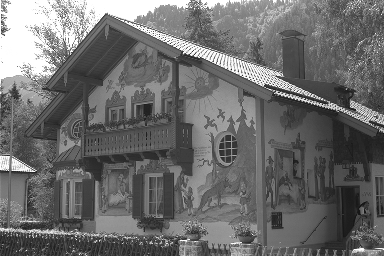
%> input picture Lab10b/house.tif, 384 x 256 px
$ octave halftoningExercise2.m   (GNU Octave 9; MATLAB toolbox functions it lacks are replaced by stand-ins)
%> lines starting %> are read from the running program, lines starting %| are printed output that depends on the picture
house = imread('house.tif');
%> house is the input picture: size 256x384 uint8; min 18, max 255, mean 108.5
load ycbcr
house = double(house);
%> house: size 256x384 double
%quantHouse = double(quantHouse);
I = [12 8 10 6; 4 16 2 14; 9 5 11 7; 1 13 3 15];
T = (255.*(I - 0.5))./(numel(I)); %threshold matrix
T = repmat(T,64,96);
ditherHouse = 255*(house>T);
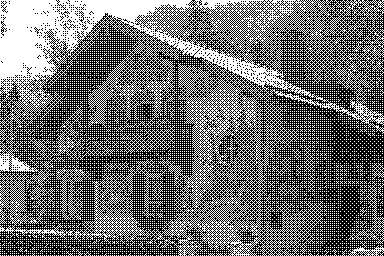
%> ditherHouse: size 256x384 double; 42.6% white in thin lines or dots
ditherHouse = uint8(ditherHouse);
%> ditherHouse: size 256x384 uint8; 42.6% white in thin lines or dots
house = uint8(house);
%quantHouse = uint8(quantHouse);
image(ditherHouse);
colormap(gray(256));
truesize
axis('image');
title('Bayer dithered house')

figure
house = double(house);
ditherHouse = double(ditherHouse);
absErrDitherHouse = abs(house - ditherHouse);
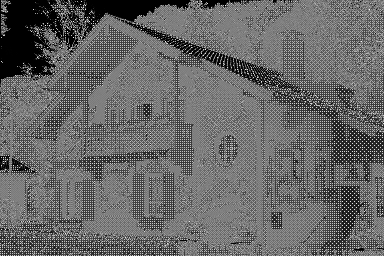
%> absErrDitherHouse: size 256x384 double; min 0, max 247, mean 102.3
house = uint8(house);
ditherHouse = uint8(ditherHouse);
image(absErrDitherHouse);
colormap(gray(256));
truesize
axis('image');
title('absolute error, Bayer dithered house')

house = double(house);
ditherHouse = double(ditherHouse);
sqDiffHouse = (house - ditherHouse).^2;
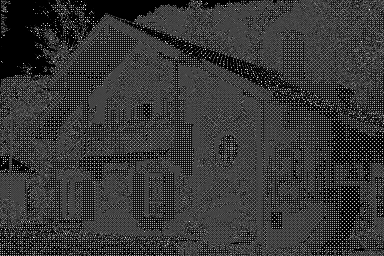
%> sqDiffHouse: size 256x384 double; min 0, max 61009, mean 13048.9; drawn with min black and max white
sumHouse = sum(sqDiffHouse,'all');
%> sumHouse = 1282756732
MSE_dithered = (1/(numel(house)*numel(house)))*sumHouse
%> MSE_dithered = 0.133
house = uint8(house);
ditherHouse = uint8(ditherHouse);

figure
ditherHouse = double(ditherHouse);
filteredDH = filter2(h,ditherHouse);
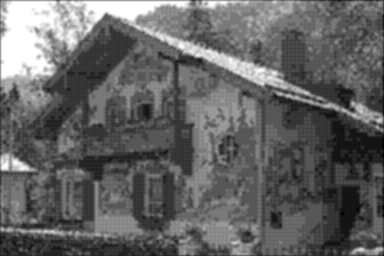
%> filteredDH: size 256x384 double; min 12.73, max 255, mean 107.9; drawn with min black and max white
filteredDH = uint8(filteredDH);
%> filteredDH: size 256x384 uint8
ditherHouse = uint8(ditherHouse);
image(filteredDH);
colormap(gray(256));
truesize
axis('image');
title('gauss filtered dither house')

house = double(house);
filteredDH = double(filteredDH);
%> filteredDH: size 256x384 double
sqDiffHouse = (house - filteredDH).^2;
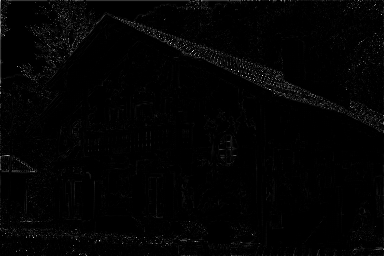
%> sqDiffHouse: size 256x384 double; min 0, max 36100, mean 488.7; drawn with min black and max white
sumHouse = sum(sqDiffHouse,'all');
%> sumHouse = 48043778
MSE_filtered_dithered = (1/(numel(house)*numel(house)))*sumHouse
%> MSE_filtered_dithered = 0.00497
house = uint8(house);
filteredDH = uint8(filteredDH);
